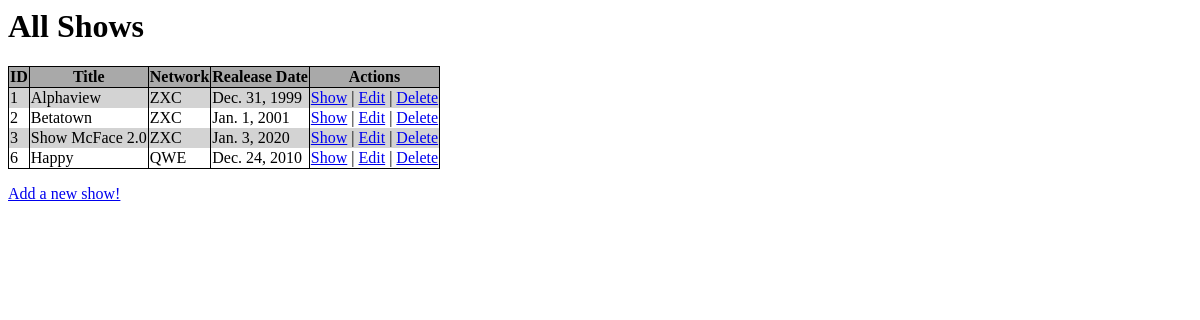
The app's page /shows, older data.
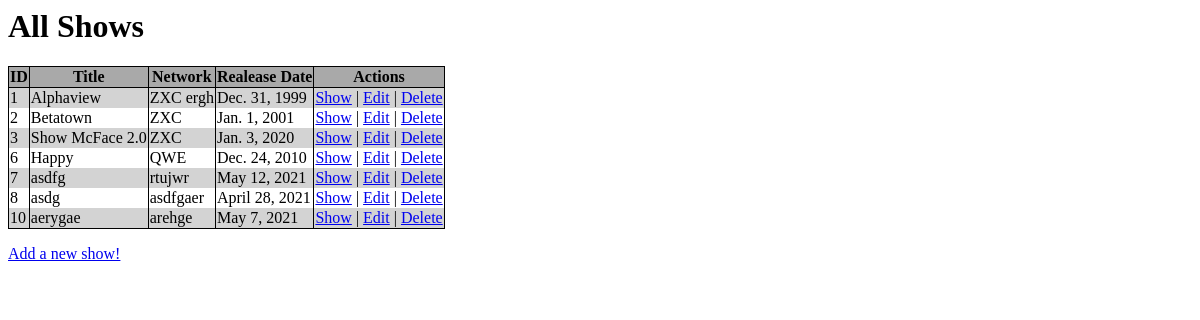
The same page, newer data.
### rest_tv_app/models.py (models this page shows, shortened)
class Tv_show(models.Model):
    title = models.CharField(max_length=255)
    network = models.CharField(max_length=255)
    start_date = models.DateField()
    desc = models.TextField(default="Boring")
    created_at = models.DateTimeField(auto_now_add=True)
    updated_at = models.DateTimeField(auto_now=True)
    objects = Tv_showManager()

### rest_tv_app/views.py (the view)
# urls.py: path('shows', views.shows),
def shows(request):
    all_shows=Tv_show.objects.all()
    context ={
        "all_shows": all_shows,
    }
    return render(request, "shows.html", context)

### rest_tv_app/templates/shows.html (shortened to what this page needs)
<head>
  {% load static %}
  <link rel="stylesheet" href="{% static 'css/style.css' %}" />
</head>
<main>
  <h1>All Shows</h1>
  <table>
    <tr>
      <th>ID</th>
      <th>Title</th>
      <th>Network</th>
      <th>Realease Date</th>
      <th>Actions</th>
    </tr>
    {% for show in all_shows %}
    <tr>
      <td>{{show.id}}</td>
      <td>{{show.title}}</td>
      <td>{{show.network}}</td>
      <td>{{show.start_date}}</td>
      <td>
        <a href="/shows/{{show.id}}">Show</a> |
        <a href="/shows/edit/{{show.id}}">Edit</a> |
        <a href="/shows/delete/{{show.id}}">Delete</a>
      </td>
    </tr>
    {% endfor %}
  </table>
  <a href="/new"><p>Add a new show!</p></a>
</main>

### rest_tv_app/static/css/style.css (style rules this page uses)
p { vertical-align: top; }
table { border: 1px solid black; border-collapse: collapse; }
th { border-bottom: 1px solid black; border-right: 1px solid black; background-color: darkgray; }
td { border-right: 1px solid black; }
tr:nth-child(even) { background-color: lightgray; }

Row changes from the older to the newer data that the page shows:
changed Tv_show "Alphaview": network "ZXC" → "ZXC ergh"
added Tv_show: id "7", title "asdfg", network "rtujwr", start_date "May 12, 2021"
added Tv_show: id "8", title "asdg", network "asdfgaer", start_date "April 28, 2021"
added Tv_show: id "10", title "aerygae", network "arehge", start_date "May 7, 2021"
